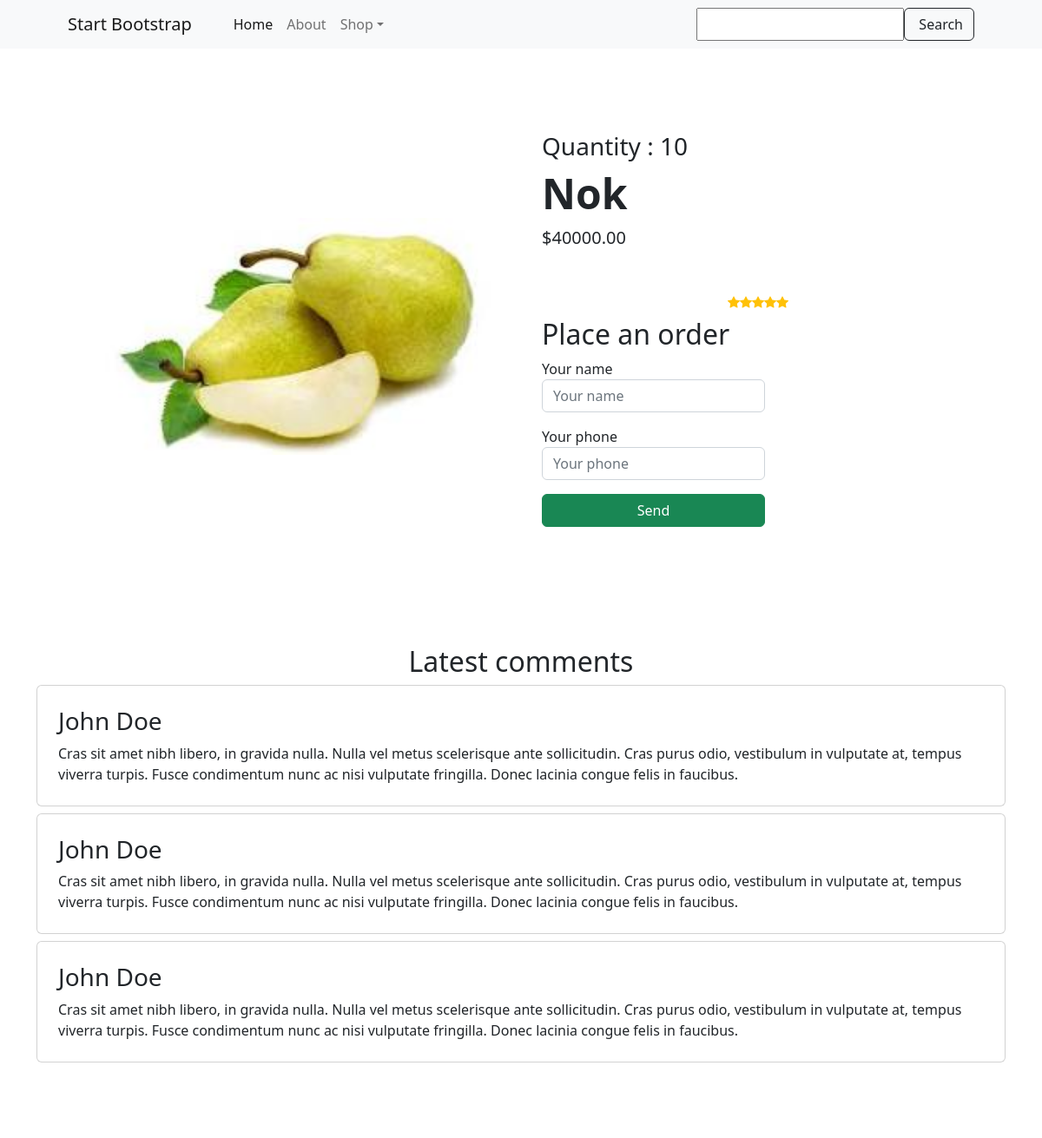
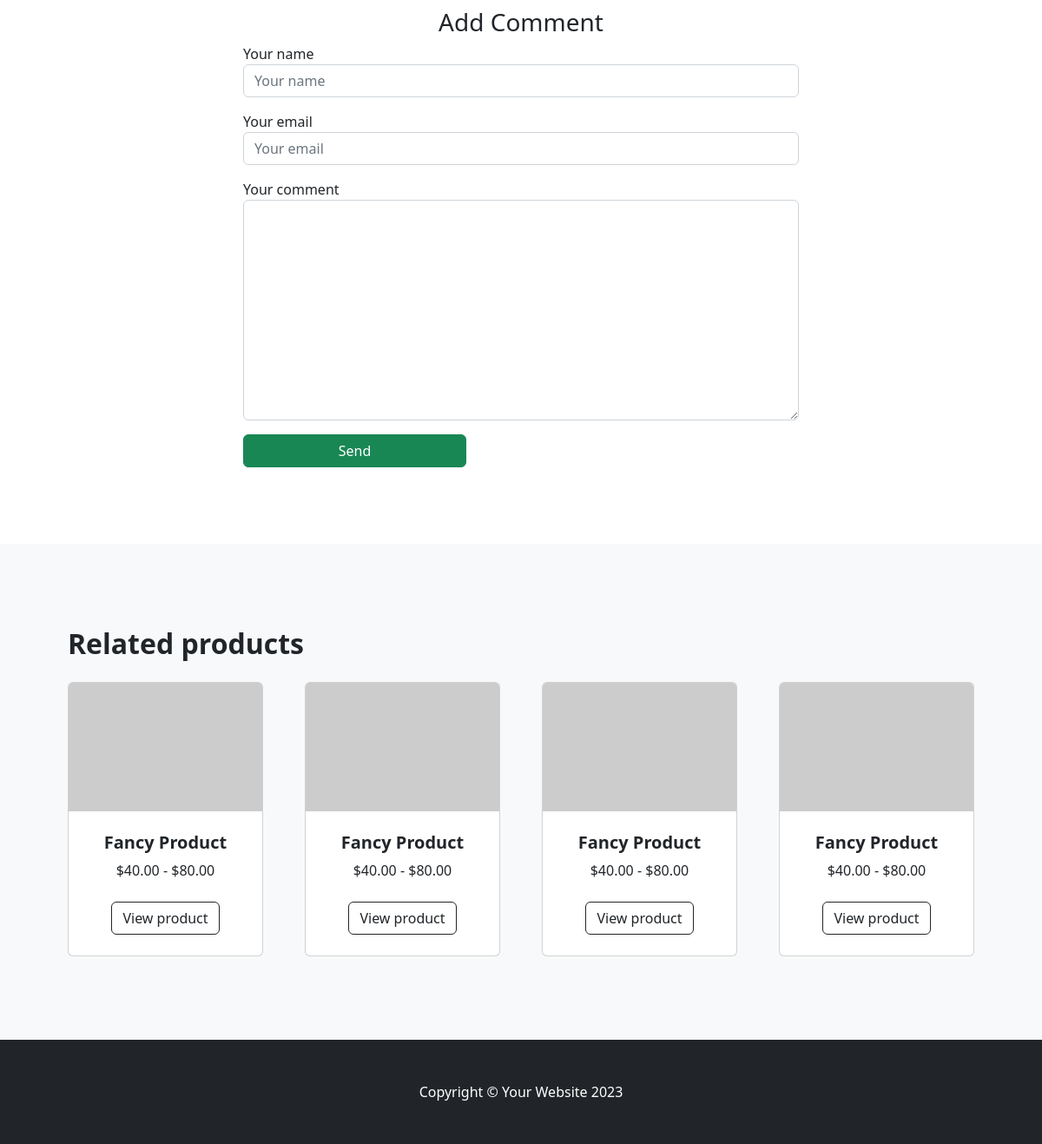
/shop/product_detail/2/, run on the app's committed database (2 pictures, top to bottom).
### shop/models.py (models this page shows, shortened)
class BaseModel(models.Model):
    created_at = models.DateTimeField(auto_now_add=True)
    updated_at = models.DateTimeField(auto_now=True)
    class Meta:
        abstract = True

class Product(BaseModel):
    class RatingChoice(models.IntegerChoices):
        ONE = 1
        TWO = 2
        THREE = 3
        FOUR = 4
        FIVE = 5
    name = models.CharField(max_length=255, unique=True)
    description = models.TextField(null=True, blank=True)
    price = models.DecimalField(max_digits=14, decimal_places=2)
    image = models.ImageField(upload_to='images/')
    discount = models.PositiveIntegerField(default=0)
    category = models.ForeignKey(Category, on_delete=models.CASCADE, related_name='products')
    rating = models.PositiveIntegerField(choices=RatingChoice.choices, default=RatingChoice.ONE.value)
    quantity = models.PositiveIntegerField(default=1)

### shop/views.py (the view)
# urls.py: path('product_detail/<int:id>/', product_detail, name='product_detail'),
def product_detail(request, id):
    product = get_object_or_404(Product, id=id)
    return render(request, 'shop/detail.html', {'product': product})

### shop/templates/shop/detail.html (shortened to what this page needs)
{% load static %}
<!DOCTYPE html>
<html lang="en">
<head>
    <link href="https://cdn.jsdelivr.net/npm/bootstrap-icons@1.5.0/font/bootstrap-icons.css" rel="stylesheet"/>
    <link href="{% static 'shop/css/styles.css' %}" rel="stylesheet"/>
</head>
<body>
<nav class="navbar navbar-expand-lg navbar-light bg-light">
    <div class="container px-4 px-lg-5">
        <a class="navbar-brand" href="{% url 'index' %}">Start Bootstrap</a>
        <div class="collapse navbar-collapse" id="navbarSupportedContent">
            <ul class="navbar-nav me-auto mb-2 mb-lg-0 ms-lg-4">
                <li class="nav-item"><a class="nav-link active" aria-current="page" href="#!">Home</a></li>
                <li class="nav-item"><a class="nav-link" href="#!">About</a></li>
                <li class="nav-item dropdown">
                    <a class="nav-link dropdown-toggle" id="navbarDropdown" href="#" role="button"
                       data-bs-toggle="dropdown" aria-expanded="false">Shop</a>
                </li>
            </ul>
            <form class="d-flex">
                <input type="text" class="form-contro">
                <button class="btn btn-outline-dark" type="submit">
                    Search
                </button>
            </form>
        </div>
    </div>
</nav>
<section class="py-5">
    <div class="container px-4 px-lg-5 my-5">
        <div class="row gx-4 gx-lg-5 align-items-center">
            <div class="col-md-6"><img class="card-img-top mb-5 mb-md-0" src="{{ product.image.url }}"
                                       alt="..."/></div>
            <div class="col-md-6">
                <div class="small mb-1"><h3>Quantity : {{ product.quantity }}</h3></div>
                <h1 class="display-5 fw-bolder">{{ product.name }}</h1>
                <div class="fs-5 mb-5">
                    {% if product.discount %}
                        <span class="text-muted text-decoration-line-through">
                                    ${{ product.price }}
                                    </span>
                        ${{ product.discounted_price }}
                    {% else %}
                        ${{ product.price }}
                    {% endif %}
                </div>
                <div class="d-flex justify-content-center small text-warning mb-2">
                    {% for item in "any"|ljust:product.rating %}
                    <div class="bi-star-fill"></div>
                    {%  endfor%}
                </div>
                <div class="d-flex">
                    <form>
                        <div class="form-group">
                            <h2>Place an order</h2>
                        </div>
                        <div class="form-group mb-3">
                            <label for="formGroupExampleInput">Your name</label>
                            <input type="text" class="form-control" placeholder="Your name">
                        </div>
                        <div class="form-group mb-3">
                            <label for="formGroupExampleInput2">Your phone</label>
                            <input type="text" class="form-control" placeholder="Your phone">
                        </div>
                        <div class="form-group mb-3">
                            <input type="text" class="btn btn-success" value="Send">
                        </div>
                    </form>
                </div>
            </div>
        </div>
    </div>
</section>
<div class="container mt-4 mb-4">
    <div class="row">
        <div class="col-12">
            <div class="text-center">
                <h2>Latest comments</h2>
            </div>
            <div class="media card p-4 mt-2">
                <div class="media-body">
                    <h3 class="mt-0">John Doe</h3>
                    Cras sit amet nibh libero, in gravida nulla. Nulla vel metus scelerisque ante sollicitudin. Cras
                    purus odio, vestibulum in vulputate at, tempus viverra turpis. Fusce condimentum nunc ac nisi
                    vulputate fringilla. Donec lacinia congue felis in faucibus.
                </div>
            </div>
            <div class="media card p-4 mt-2">
                <div class="media-body">
                    <h3 class="mt-0">John Doe</h3>
                    Cras sit amet nibh libero, in gravida nulla. Nulla vel metus scelerisque ante sollicitudin. Cras
                    purus odio, vestibulum in vulputate at, tempus viverra turpis. Fusce condimentum nunc ac nisi
                    vulputate fringilla. Donec lacinia congue felis in faucibus.
                </div>
            </div>
            <div class="media card p-4 mt-2">
                <div class="media-body">
                    <h3 class="mt-0">John Doe</h3>
                    Cras sit amet nibh libero, in gravida nulla. Nulla vel metus scelerisque ante sollicitudin. Cras
                    purus odio, vestibulum in vulputate at, tempus viverra turpis. Fusce condimentum nunc ac nisi
                    vulputate fringilla. Donec lacinia congue felis in faucibus.
                </div>
            </div>
        </div>
        <div class="col-8 offset-2 mt-5">
            <div class=" p-5">
                <div class="text-center">
                    <h3>Add Comment</h3>
                </div>
                <form>
                    <div class="form-group mb-3">
                        <label for="formGroupExampleInput">Your name</label>
                        <input type="text" class="form-control" placeholder="Your name">
                    </div>
                    <div class="form-group mb-3">
                        <label for="formGroupExampleInput2">Your email</label>
                        <input type="text" class="form-control" placeholder="Your email">
                    </div>
                    <div class="form-group mb-3">
                        <label for="formGroupExampleInput2">Your comment</label>
                        <textarea name="" class="form-control" id="" cols="30" rows="10"></textarea>
                    </div>
                    <div class="form-group mb-3">
                        <input type="text" class="btn btn-success" value="Send">
                    </div>
                </form>
            </div>
        </div>
    </div>
</div>
<section class="py-5 bg-light">
    <div class="container px-4 px-lg-5 mt-5">
        <h2 class="fw-bolder mb-4">Related products</h2>
        <div class="row gx-4 gx-lg-5 row-cols-2 row-cols-md-3 row-cols-xl-4 justify-content-center">
            <div class="col mb-5">
                <div class="card h-100">
                    <img class="card-img-top"
                         src="https://dummyimage.com/450x300/dee2e6/6c757d.jpg" alt="..."/>
                    <div class="card-body p-4">
                        <div class="text-center">
                            <h5 class="fw-bolder">Fancy Product</h5>
                            $40.00 - $80.00
                        </div>
                    </div>
                    <div class="card-footer p-4 pt-0 border-top-0 bg-transparent">
                        <div class="text-center"><a class="btn btn-outline-dark mt-auto" href="detail.html">View
                            product</a></div>
                    </div>
                </div>
            </div>
            <div class="col mb-5">
                <div class="card h-100">
                    <img class="card-img-top"
                         src="https://dummyimage.com/450x300/dee2e6/6c757d.jpg" alt="..."/>
                    <div class="card-body p-4">
                        <div class="text-center">
                            <h5 class="fw-bolder">Fancy Product</h5>
                            $40.00 - $80.00
                        </div>
                    </div>
                    <div class="card-footer p-4 pt-0 border-top-0 bg-transparent">
                        <div class="text-center"><a class="btn btn-outline-dark mt-auto" href="detail.html">View
                            product</a></div>
                    </div>
                </div>
            </div>
            <div class="col mb-5">
                <div class="card h-100">
                    <img class="card-img-top"
                         src="https://dummyimage.com/450x300/dee2e6/6c757d.jpg" alt="..."/>
                    <div class="card-body p-4">
                        <div class="text-center">
                            <h5 class="fw-bolder">Fancy Product</h5>
                            $40.00 - $80.00
                        </div>
                    </div>
                    <div class="card-footer p-4 pt-0 border-top-0 bg-transparent">
                        <div class="text-center"><a class="btn btn-outline-dark mt-auto" href="detail.html">View
                            product</a></div>
                    </div>
                </div>
            </div>
            <div class="col mb-5">
                <div class="card h-100">
                    <img class="card-img-top"
                         src="https://dummyimage.com/450x300/dee2e6/6c757d.jpg" alt="..."/>
                    <div class="card-body p-4">
                        <div class="text-center">
                            <h5 class="fw-bolder">Fancy Product</h5>
                            $40.00 - $80.00
                        </div>
                    </div>
                    <div class="card-footer p-4 pt-0 border-top-0 bg-transparent">
                        <div class="text-center"><a class="btn btn-outline-dark mt-auto" href="detail.html">View
                            product</a></div>
                    </div>
                </div>
            </div>
        </div>
    </div>
</section>
<footer class="py-5 bg-dark">
    <div class="container"><p class="m-0 text-center text-white">Copyright &copy; Your Website 2023</p></div>
</footer>
</body>
</html>

### data on the page
Product: image (picture), quantity "10", name "Nok", price "40000.00", rating 5 (drawn)
